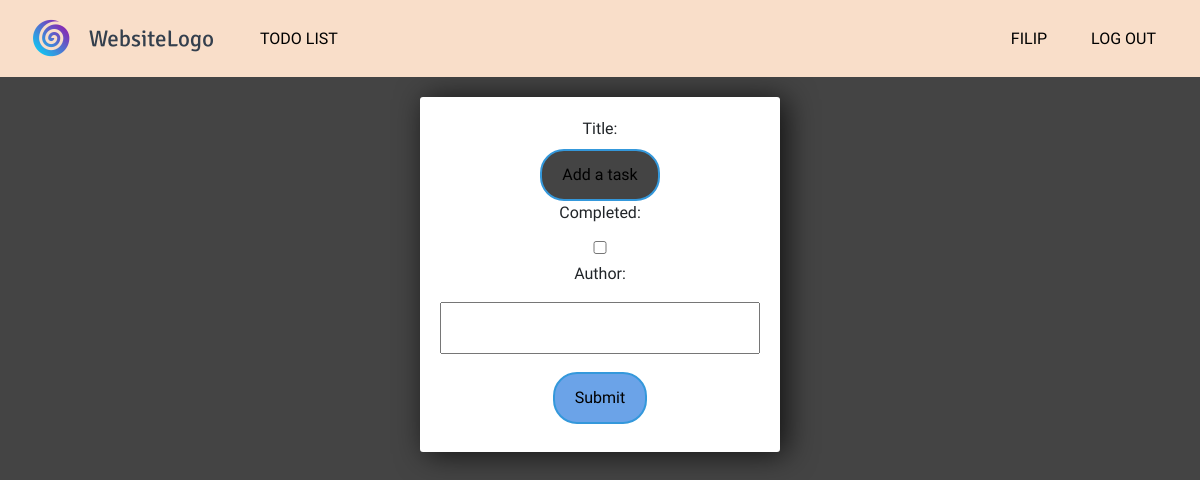
Page /list/update_task/1/ (signed in) on the earlier database version.
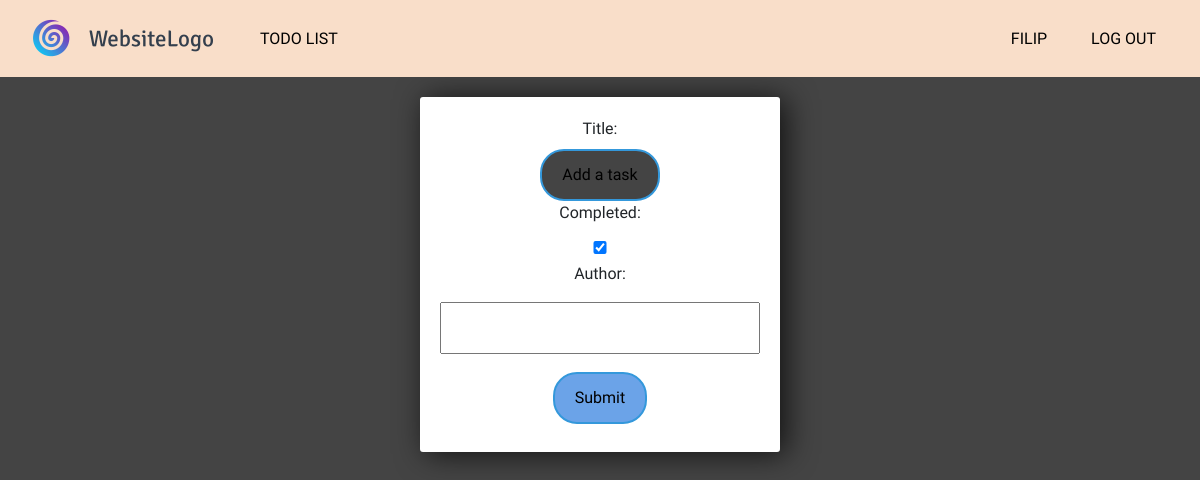
Same page on the later database version.
### tasks/models.py (models this page shows, shortened)
class Task(models.Model):
    title = models.CharField(max_length=35)
    completed = models.BooleanField(default=False)
    created_date = models.DateTimeField(auto_now_add=True)
    author = models.CharField(max_length=50, default='')

### tasks/views.py (the view)
# urls.py: path('update_task/<str:pk>/', tasks_views.update_task, name='update_task'),
@login_required
def update_task(request, pk):
    task = Task.objects.get(id=pk)
    form = TaskForm(instance=task)
    if request.method == 'POST':
        form = TaskForm(request.POST, instance=task)
        if form.is_valid():
            form.save()
            return redirect('../..')
    context = {
        'form': form,
        'page_title': 'Update task',
    }
    return render(request, 'tasks/update_task.html', context)

### tasks/forms.py
class TaskForm(forms.ModelForm):
    class Meta:
        model = Task
        fields = '__all__'
        widgets = {
            'title': forms.TextInput(attrs={'class': 'new_task_text', 'placeholder': 'Add new task'}),
        }

### tasks/templates/tasks/update_task.html
{% extends 'tasks/base.html' %}
{% block content %}
<div class="new-task-column">
  <form method="POST"> {% csrf_token %}
    <span class="update-task-layout">
      {{ form.as_table }}
      <input class="submit" type="submit" name="Update item">
    </span>
  </form>
</div>
{% endblock content %}

Differences in the rows shown:
changed Task "Add a task": completed "☐" → "☑"
